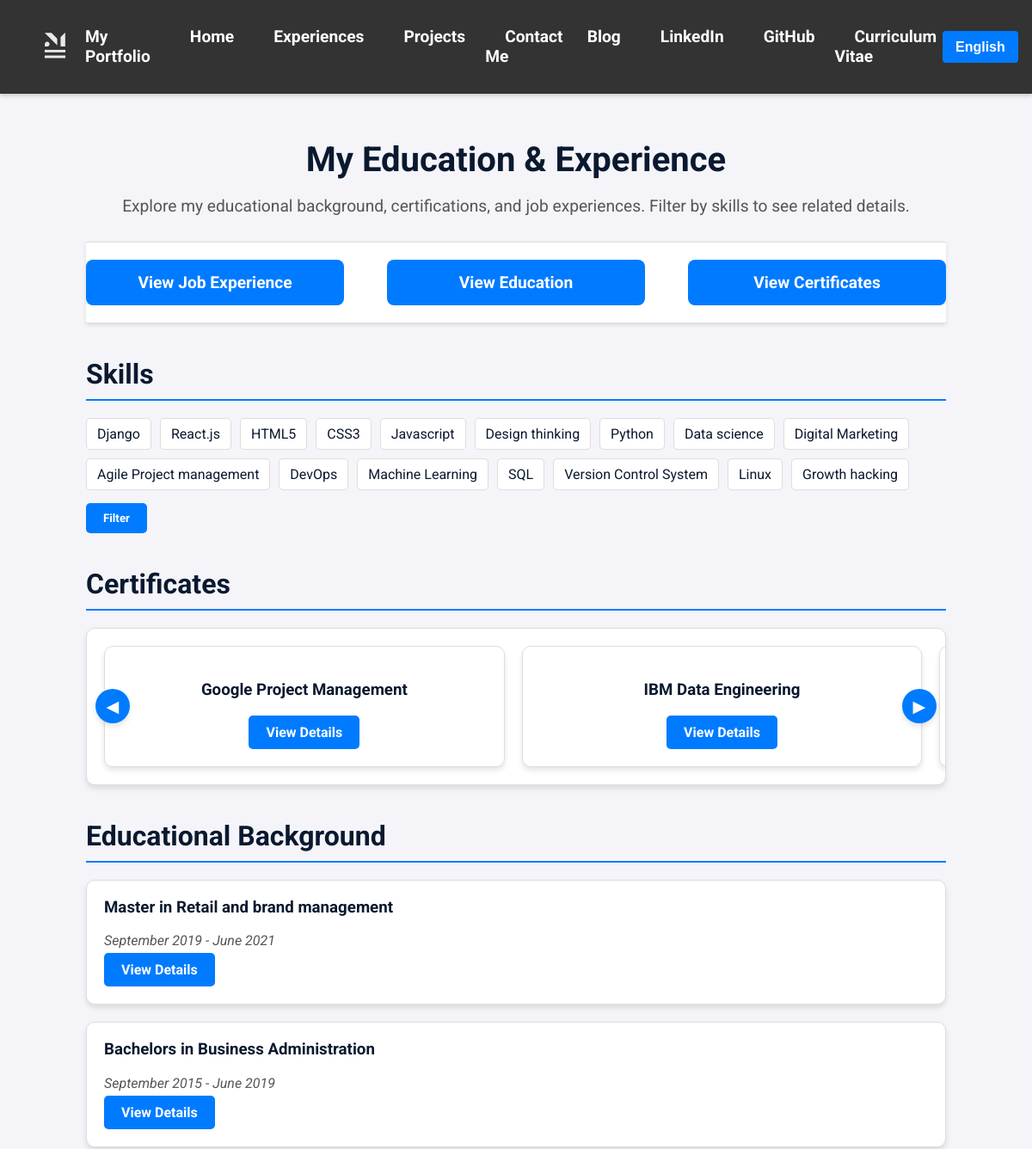
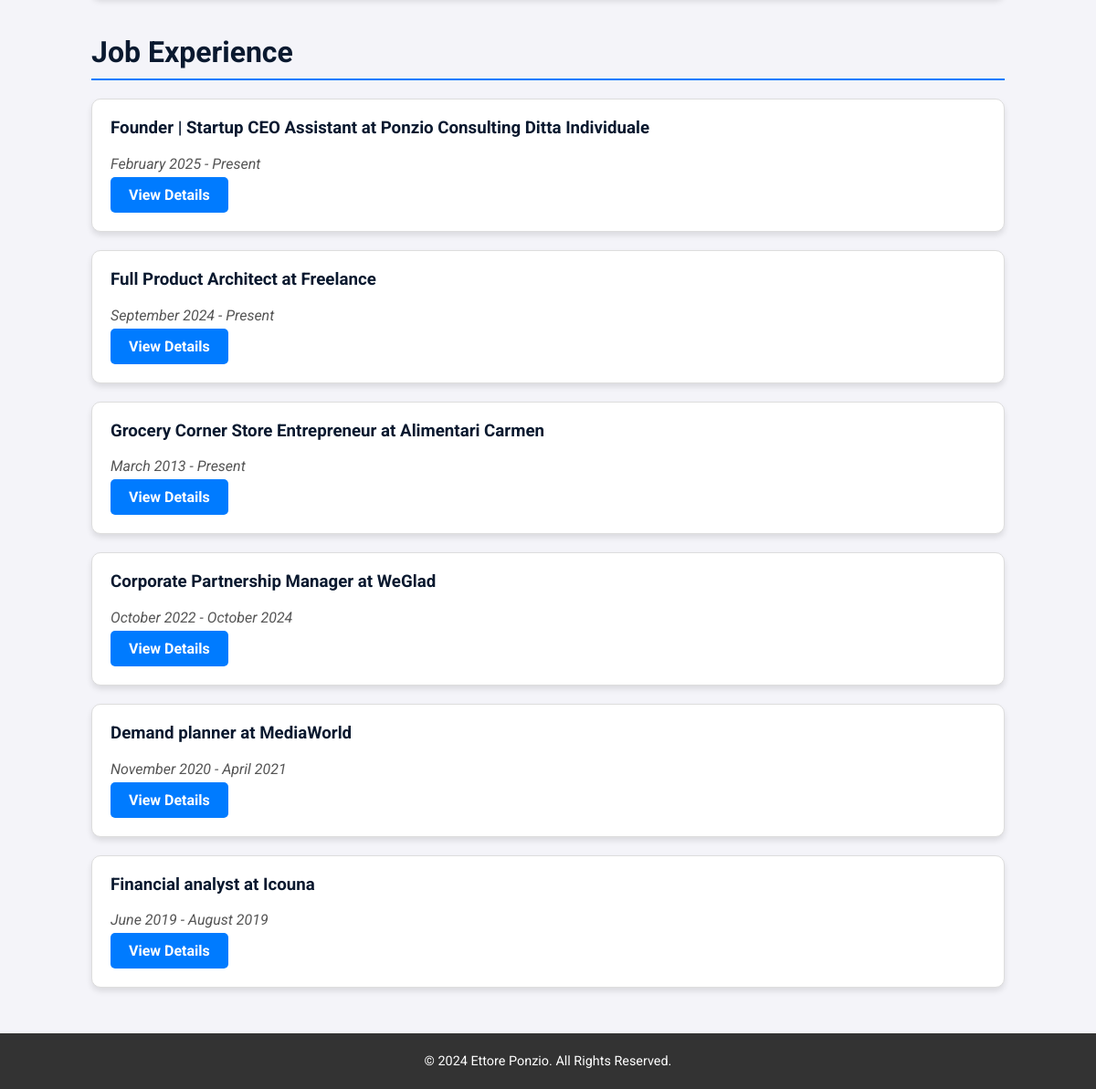
Page /en/education/ on the committed database (2 pictures, top to bottom).
### portfolio/models.py (models this page shows, shortened)
class Skill(models.Model):
    name_en = models.CharField(
        max_length=100,
        help_text=_("The name of the skill in English (e.g., Python, Data Analysis)."),
        verbose_name=_("Name (EN)")
    )
    name_it = models.CharField(
        max_length=100,
        help_text=_("The name of the skill in Italian (e.g., Python, Analisi dei dati)."),
        verbose_name=_("Name (IT)")
    )
    class Meta:
        verbose_name = _("Skill")
        verbose_name_plural = _("Skills")

class Certificate(models.Model):
    title_en = models.CharField(
        max_length=255,
        help_text=_("The title of the certificate in English."),
        verbose_name=_("Title (EN)")
    )
    title_it = models.CharField(
        max_length=255,
        help_text=_("The title of the certificate in Italian."),
        verbose_name=_("Title (IT)")
    )
    description_en = models.TextField(
        help_text=_("Description of the course in English."),
        verbose_name=_("Description (EN)")
    )
    description_it = models.TextField(
        help_text=_("Description of the course in Italian."),
        verbose_name=_("Description (IT)")
    )
    field_en = models.CharField(
        max_length=255,
        blank=True,
        null=True,
        help_text=_("Field of the certificate in English."),
        verbose_name=_("Field (EN)")
    )
    field_it = models.CharField(
        max_length=255,
        blank=True,
        null=True,
        help_text=_("Field of the certificate in Italian."),
        verbose_name=_("Field (IT)")
    )
    image_url = models.URLField(
        blank=True,
        null=True,
        help_text=_("URL of the certificate image."),
        verbose_name=_("Image URL")
    )
    link = models.URLField(
        help_text=_("URL to the certificate or course information."),
        verbose_name=_("Link")
    )
    skills = models.ManyToManyField(
        Skill,
        related_name="certificates",
        blank=True,
        help_text=_("Skills related to this certificate."),
        verbose_name=_("Skills")
    )
    class Meta:
        verbose_name = _("Certificate")
        verbose_name_plural = _("Certificates")

class Education(models.Model):
    DEGREE_CHOICES = [
        ('Bachelors', _('Bachelors')),
        ('Masters', _('Masters')),
        ('Master', _('Master')),
        ('PhD', _('PhD')),
        ('Other', _('Other')),
    ]
    institution_en = models.CharField(
        max_length=255,
        help_text=_("Name of the educational institution in English."),
        verbose_name=_("Institution (EN)")
    )
    institution_it = models.CharField(
        max_length=255,
        help_text=_("Name of the educational institution in Italian."),
        verbose_name=_("Institution (IT)")
    )
    degree = models.CharField(
        max_length=50,
        choices=DEGREE_CHOICES,
        help_text=_("Degree type (e.g., Bachelor's, Master's)."),
        verbose_name=_("Degree")
    )
    field_of_study_en = models.CharField(
        max_length=255,
        help_text=_("Field of study in English (e.g., Computer Science)."),
        verbose_name=_("Field of Study (EN)")
    )
    field_of_study_it = models.CharField(
        max_length=255,
        help_text=_("Field of study in Italian (e.g., Informatica)."),
        verbose_name=_("Field of Study (IT)")
    )
    start_date = models.DateField(
        help_text=_("Start date of the program."),
        verbose_name=_("Start Date")
    )
    end_date = models.DateField(
        help_text=_("End date of the program, or expected end date."),
        verbose_name=_("End Date")
    )
    description_en = models.TextField(
        blank=True,
        help_text=_("Optional description of the program or notable achievements in English."),
        verbose_name=_("Description (EN)")
    )
    description_it = models.TextField(
        blank=True,
        help_text=_("Optional description of the program or notable achievements in Italian."),
        verbose_name=_("Description (IT)")
    )
    skills = models.ManyToManyField(
        'Skill',
        related_name="educations",
        blank=True,
        help_text=_("Skills related to this educational entry."),
        verbose_name=_("Skills")
    )
    class Meta:
        verbose_name = _("Education")
        verbose_name_plural = _("Education")

class JobExperience(models.Model):
    title_en = models.CharField(
        max_length=255,
        help_text=_("Job title in English (e.g., Software Developer)"),
        verbose_name=_("Title (EN)")
    )
    title_it = models.CharField(
        max_length=255,
        help_text=_("Job title in Italian (e.g., Sviluppatore Software)"),
        verbose_name=_("Title (IT)")
    )
    company = models.CharField(
        max_length=255,
        help_text=_("Company name"),
        verbose_name=_("Company")
    )
    start_date = models.DateField(
        help_text=_("Start date of the job"),
        verbose_name=_("Start Date")
    )
    end_date = models.DateField(
        null=True,
        blank=True,
        help_text=_("End date of the job (if applicable)"),
        verbose_name=_("End Date")
    )
    description_en = models.TextField(
        blank=True,
        help_text=_("Description of responsibilities or achievements in English"),
        verbose_name=_("Description (EN)")
    )
    description_it = models.TextField(
        blank=True,
        help_text=_("Description of responsibilities or achievements in Italian"),
        verbose_name=_("Description (IT)")
    )
    skills = models.ManyToManyField(
        'Skill',
        related_name="job_experiences",
        blank=True,
        help_text=_("Skills related to this job experience"),
        verbose_name=_("Skills")
    )
    class Meta:
        verbose_name = _("Job Experience")
        verbose_name_plural = _("Job Experiences")

### portfolio/views.py (the view)
# urls.py: path('education/', views.education, name='education'),
def education(request):
    user_language = get_language()  # Get the current language, e.g., 'en' or 'it'
    skills = Skill.objects.all()
    skill_ids = request.GET.getlist('skill')
    selected_skills = Skill.objects.filter(id__in=skill_ids) if skill_ids else []
    if skill_ids:
        certificates = Certificate.objects.filter(skills__id__in=skill_ids).distinct()
        present_education_history = Education.objects.filter(skills__id__in=skill_ids, end_date__isnull=True).distinct()
        past_education_history = Education.objects.filter(skills__id__in=skill_ids, end_date__isnull=False).order_by('-end_date').distinct()
        education_history = list(present_education_history) + list(past_education_history)
        present_job_experiences = JobExperience.objects.filter(skills__id__in=skill_ids, end_date__isnull=True).order_by('-start_date').distinct()
        past_job_experiences = JobExperience.objects.filter(skills__id__in=skill_ids, end_date__isnull=False).order_by('-start_date').distinct()
        job_experiences = list(present_job_experiences) + list(past_job_experiences)
    else:
        certificates = Certificate.objects.all()
        present_education_history = Education.objects.filter(end_date__isnull=True)
        past_education_history = Education.objects.filter(end_date__isnull=False).order_by('-end_date')
        education_history = list(present_education_history) + list(past_education_history)
        present_job_experiences = JobExperience.objects.filter(end_date__isnull=True).order_by('-start_date')
        past_job_experiences = JobExperience.objects.filter(end_date__isnull=False).order_by('-start_date')
        job_experiences = list(present_job_experiences) + list(past_job_experiences)
    for education in education_history:
        if user_language == 'it':
            education.display_degree = education.degree
            education.display_field_of_study = education.field_of_study_it
        else:
            education.display_degree = education.degree
            education.display_field_of_study = education.field_of_study_en
    for job in job_experiences:
        if user_language == 'it':
            job.display_title = job.title_it
            job.display_company = job.company
        else:
            job.display_title = job.title_en
            job.display_company = job.company
    for skill in skills:
        if user_language == 'it':
            skill.display_name = skill.name_it
        else:
            skill.display_name = skill.name_en
    for certificate in certificates:
        if user_language == 'it':
            certificate.display_title = certificate.title_it
            certificate.display_description = certificate.description_it
        else:
            certificate.display_title = certificate.title_en
            certificate.display_description = certificate.description_en
    context = {
        'skills': skills,
        'selected_skills': selected_skills,
        'certificates': certificates,
        'education_history': education_history,
        'job_experiences': job_experiences,
    }
    return render(request, 'portfolio/education.html', context)

### portfolio/templates/portfolio/education.html (shortened to what this page needs)
{% extends 'portfolio/base.html' %}
{% load static %}
{% load i18n %}
{% block styles %}
    <link rel="stylesheet" href="{% static 'portfolio/css/education.css' %}">
{% endblock %}
{% block content %}
<article class="education-page">
    <header>
        <h1 class="page-title">{% trans "My Education & Experience" %}</h1>
        <p class="page-subtitle">
            {% trans "Explore my educational background, certifications, and job experiences. Filter by skills to see related details." %}
        </p>
    </header>
    <section class="view-experience-section">
        <a href="{% url 'portfolio:job_experience_list' %}" class="view-experience-button">
            {% trans "View Job Experience" %}
        </a>
        <a href="{% url 'portfolio:education_list' %}" class="view-experience-button">
            {% trans "View Education" %}
        </a>
        <a href="{% url 'portfolio:certificate_list' %}" class="view-experience-button">
            {% trans "View Certificates" %}
        </a>
    </section>
    <section class="skills-section" aria-labelledby="skills-heading">
        <h2 id="skills-heading" class="section-heading">{% trans "Skills" %}</h2>
        <form method="get">
            <ul class="skills-list">
                {% for skill in skills %}
                <li>
                    <label for="skill-{{ skill.id }}">{{ skill.display_name }}</label>
                </li>
                {% endfor %}
            </ul>
            <div class="form-actions">
                <button type="submit" class="filter-button">{% trans "Filter" %}</button>
            </div>
        </form>
    </section>
    <section class="certificates-section" aria-labelledby="certificates-heading">
        <h2 id="certificates-heading" class="section-heading">{% trans "Certificates" %}</h2>
        {% if certificates %}
        <div class="carousel" aria-roledescription="carousel">
            <div class="certificates-grid" id="certificates-carousel">
                {% for certificate in certificates %}
                <div class="certificate-card" data-slide-index="{{ forloop.counter0 }}">
                    <h3>{{ certificate.display_title }}</h3>
                    <a href="{% url 'portfolio:certificate_detail' certificate.id %}" class="btn-detail">{% trans "View Details" %}</a>
                </div>
                {% endfor %}
            </div>
            <button class="carousel-btn prev" aria-label="{% trans 'Previous Certificates' %}">&#9664;</button>
            <button class="carousel-btn next" aria-label="{% trans 'Next Certificates' %}">&#9654;</button>
        </div>
        {% else %}
        <p>{% trans "No certificates available." %}</p>
        {% endif %}
    </section>
    <section class="education-section" aria-labelledby="education-heading">
        <h2 id="education-heading" class="section-heading">{% trans "Educational Background" %}</h2>
        {% if education_history %}
        <ul class="education-list">
            {% for education in education_history %}
            <li class="education-item">
                <h3>{{ education.get_degree_display }} {% trans "in" %} {{ education.display_field_of_study }}</h3>
                <p class="time-period">
                    <time datetime="{{ education.start_date|date:'Y-m' }}">{{ education.start_date|date:"F Y" }}</time> -
                    <time datetime="{{ education.end_date|date:'Y-m' }}">{{ education.end_date|date:"F Y" }}</time>
                </p>
                <a href="{% url 'portfolio:education_detail' education.id %}" class="btn-detail">{% trans "View Details" %}</a>
            </li>
            {% endfor %}
        </ul>
        {% else %}
        <p>{% trans "No educational background available." %}</p>
        {% endif %}
    </section>
    <section class="experience-section" aria-labelledby="experience-heading">
        <h2 id="experience-heading" class="section-heading">{% trans "Job Experience" %}</h2>
        {% if job_experiences %}
        <ul class="experience-list">
            {% for job in job_experiences %}
            <li class="experience-item">
                <h3>{{ job.display_title }} {% trans "at" %} {{ job.display_company }}</h3>
                <p class="time-period">
                    <time datetime="{{ job.start_date|date:'Y-m-d' }}">{{ job.start_date|date:"F Y" }}</time> -
                    {% if job.end_date %}
                    <time datetime="{{ job.end_date|date:'Y-m-d' }}">{{ job.end_date|date:"F Y" }}</time>
                    {% else %}
                    {% trans "Present" %}
                    {% endif %}
                </p>
                <a href="{% url 'portfolio:job_experience_detail' job.id %}" class="btn-detail">{% trans "View Details" %}</a>
            </li>
            {% endfor %}
        </ul>
        {% else %}
        <p>{% trans "No job experiences found." %}</p>
        {% endif %}
    </section>
</article>
{% endblock %}

### rows in the picture
Skill: display_name "Django"
Skill: display_name "React.js"
Skill: display_name "HTML5"
Skill: display_name "CSS3"
Skill: display_name "Javascript"
Skill: display_name "Design thinking"
Skill: display_name "Python"
Skill: display_name "Data science"
Skill: display_name "Digital Marketing"
Skill: display_name "Agile Project management"
Skill: display_name "DevOps"
Skill: display_name "Machine Learning"
Skill: display_name "SQL"
Skill: display_name "Version Control System"
Skill: display_name "Linux"
Skill: display_name "Growth hacking"
Certificate: display_title "Google Project Management"
Certificate: display_title "IBM Data Engineering"
Education: degree "Master", display_field_of_study "Retail and brand management", start_date "September 2019", end_date "June 2021"
Education: degree "Bachelors", display_field_of_study "Business Administration", start_date "September 2015", end_date "June 2019"
JobExperience: display_title "Founder | Startup CEO Assistant", display_company "Ponzio Consulting Ditta Individuale", start_date "February 2025"
JobExperience: display_title "Full Product Architect", display_company "Freelance", start_date "September 2024"
JobExperience: display_title "Grocery Corner Store Entrepreneur", display_company "Alimentari Carmen", start_date "March 2013"
JobExperience: display_title "Corporate Partnership Manager", display_company "WeGlad", start_date "October 2022", end_date "October 2024"
JobExperience: display_title "Demand planner", display_company "MediaWorld", start_date "November 2020", end_date "April 2021"
JobExperience: display_title "Financial analyst", display_company "Icouna", start_date "June 2019", end_date "August 2019"

### other values in the picture
form field language "English"
